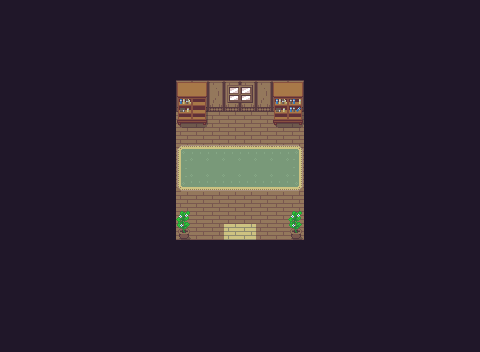

Tiled map render using the project's own tile images. Description and the whole map definition, tile-layer contents included, below:
An orthogonal 30x22 tile map with 16x16 px tiles, 2 tile layers (Base, Objects), 1 hidden layer not drawn, 2 tilesets and 8 objects.

<map version="1.5" tiledversion="1.5.0" orientation="orthogonal" renderorder="right-down" width="30" height="22" tilewidth="16" tileheight="16" infinite="0" nextlayerid="7" nextobjectid="49">
 <editorsettings>
  <export target="testShop.lua" format="lua" />
 </editorsettings>
 <tileset firstgid="1" name="overworld" tilewidth="16" tileheight="16" tilecount="1440" columns="40">
  <image source="_tilesets/overworld.png" width="640" height="576" />
 </tileset>
 <tileset firstgid="1441" name="inner" tilewidth="16" tileheight="16" tilecount="1000" columns="40">
  <image source="_tilesets/inner.png" width="640" height="400" />
 </tileset>
 <layer id="1" name="Base" width="30" height="22">
  <data encoding="csv">
1483,1483,1483,1483,1483,1483,1483,1483,1483,1483,1483,1483,1483,1483,1483,1483,1483,1483,1483,1483,1483,1483,1483,1483,1483,1483,1483,1483,1483,1483,
1483,1483,1483,1483,1483,1483,1483,1483,1483,1483,1483,1483,1483,1483,1483,1483,1483,1483,1483,1483,1483,1483,1483,1483,1483,1483,1483,1483,1483,1483,
1483,1483,1483,1483,1483,1483,1483,1483,1483,1483,1483,1483,1483,1483,1483,1483,1483,1483,1483,1483,1483,1483,1483,1483,1483,1483,1483,1483,1483,1483,
1483,1483,1483,1483,1483,1483,1483,1483,1483,1483,1483,1483,1483,1483,1483,1483,1483,1483,1483,1483,1483,1483,1483,1483,1483,1483,1483,1483,1483,1483,
1483,1483,1483,1483,1483,1483,1483,1483,1483,1483,1483,1483,1483,1483,1483,1483,1483,1483,1483,1483,1483,1483,1483,1483,1483,1483,1483,1483,1483,1483,
1483,1483,1483,1483,1483,1483,1483,1483,1483,1483,1483,1561,1561,1561,1561,1561,1561,1561,1561,1483,1483,1483,1483,1483,1483,1483,1483,1483,1483,1483,
1483,1483,1483,1483,1483,1483,1483,1483,1483,1483,1483,1641,1641,1641,1641,1641,1641,1641,1641,1483,1483,1483,1483,1483,1483,1483,1483,1483,1483,1483,
1483,1483,1483,1483,1483,1483,1483,1483,1483,1483,1483,1481,1481,1481,1481,1481,1481,1481,1481,1483,1483,1483,1483,1483,1483,1483,1483,1483,1483,1483,
1483,1483,1483,1483,1483,1483,1483,1483,1483,1483,1483,1481,1481,1481,1481,1481,1481,1481,1481,1483,1483,1483,1483,1483,1483,1483,1483,1483,1483,1483,
1483,1483,1483,1483,1483,1483,1483,1483,1483,1483,1483,1481,1481,1481,1481,1481,1481,1481,1481,1483,1483,1483,1483,1483,1483,1483,1483,1483,1483,1483,
1483,1483,1483,1483,1483,1483,1483,1483,1483,1483,1483,1481,1481,1481,1481,1481,1481,1481,1481,1483,1483,1483,1483,1483,1483,1483,1483,1483,1483,1483,
1483,1483,1483,1483,1483,1483,1483,1483,1483,1483,1483,1481,1481,1481,1481,1481,1481,1481,1481,1483,1483,1483,1483,1483,1483,1483,1483,1483,1483,1483,
1483,1483,1483,1483,1483,1483,1483,1483,1483,1483,1483,1481,1481,1481,1481,1481,1481,1481,1481,1483,1483,1483,1483,1483,1483,1483,1483,1483,1483,1483,
1483,1483,1483,1483,1483,1483,1483,1483,1483,1483,1483,1481,1481,1481,1481,1481,1481,1481,1481,1483,1483,1483,1483,1483,1483,1483,1483,1483,1483,1483,
1483,1483,1483,1483,1483,1483,1483,1483,1483,1483,1483,1481,1481,1481,1521,1521,1481,1481,1481,1483,1483,1483,1483,1483,1483,1483,1483,1483,1483,1483,
1483,1483,1483,1483,1483,1483,1483,1483,1483,1483,1483,1483,1483,1483,1483,1483,1483,1483,1483,1483,1483,1483,1483,1483,1483,1483,1483,1483,1483,1483,
1483,1483,1483,1483,1483,1483,1483,1483,1483,1483,1483,1483,1483,1483,1483,1483,1483,1483,1483,1483,1483,1483,1483,1483,1483,1483,1483,1483,1483,1483,
1483,1483,1483,1483,1483,1483,1483,1483,1483,1483,1483,1483,1483,1483,1483,1483,1483,1483,1483,1483,1483,1483,1483,1483,1483,1483,1483,1483,1483,1483,
1483,1483,1483,1483,1483,1483,1483,1483,1483,1483,1483,1483,1483,1483,1483,1483,1483,1483,1483,1483,1483,1483,1483,1483,1483,1483,1483,1483,1483,1483,
1483,1483,1483,1483,1483,1483,1483,1483,1483,1483,1483,1483,1483,1483,1483,1483,1483,1483,1483,1483,1483,1483,1483,1483,1483,1483,1483,1483,1483,1483,
1483,1483,1483,1483,1483,1483,1483,1483,1483,1483,1483,1483,1483,1483,1483,1483,1483,1483,1483,1483,1483,1483,1483,1483,1483,1483,1483,1483,1483,1483,
1483,1483,1483,1483,1483,1483,1483,1483,1483,1483,1483,1483,1483,1483,1483,1483,1483,1483,1483,1483,1483,1483,1483,1483,1483,1483,1483,1483,1483,1483
</data>
 </layer>
 <objectgroup id="3" name="Walls">
  <object id="41" x="160" y="64" width="16" height="192" />
  <object id="42" x="176" y="240" width="128" height="16" />
  <object id="43" x="304" y="64" width="16" height="192" />
  <object id="44" x="176" y="64" width="32" height="64" />
  <object id="45" x="272" y="64" width="32" height="64" />
  <object id="46" x="208" y="64" width="64" height="48" />
  <object id="47" x="176" y="208" width="16" height="32" />
  <object id="48" x="288" y="208" width="16" height="32" />
 </objectgroup>
 <objectgroup id="5" name="Loot" />
 <objectgroup id="6" name="Enemies" />
 <layer id="2" name="Objects" width="30" height="22">
  <data encoding="csv">
0,0,0,0,0,0,0,0,0,0,0,0,0,0,0,0,0,0,0,0,0,0,0,0,0,0,0,0,0,0,
0,0,0,0,0,0,0,0,0,0,0,0,0,0,0,0,0,0,0,0,0,0,0,0,0,0,0,0,0,0,
0,0,0,0,0,0,0,0,0,0,0,0,0,0,0,0,0,0,0,0,0,0,0,0,0,0,0,0,0,0,
0,0,0,0,0,0,0,0,0,0,0,0,0,0,0,0,0,0,0,0,0,0,0,0,0,0,0,0,0,0,
0,0,0,0,0,0,0,0,0,0,0,0,0,0,0,0,0,0,0,0,0,0,0,0,0,0,0,0,0,0,
0,0,0,0,0,0,0,0,0,0,0,1921,1923,0,1620,1621,0,1921,1923,0,0,0,0,0,0,0,0,0,0,0,
0,0,0,0,0,0,0,0,0,0,0,1924,1963,0,1660,1661,0,1924,1926,0,0,0,0,0,0,0,0,0,0,0,
0,0,0,0,0,0,0,0,0,0,0,2001,2003,0,0,0,0,2001,2003,0,0,0,0,0,0,0,0,0,0,0,
0,0,0,0,0,0,0,0,0,0,0,0,0,0,0,0,0,0,0,0,0,0,0,0,0,0,0,0,0,0,
0,0,0,0,0,0,0,0,0,0,0,1721,1722,1722,1722,1722,1722,1722,1723,0,0,0,0,0,0,0,0,0,0,0,
0,0,0,0,0,0,0,0,0,0,0,1761,1762,1762,1762,1762,1762,1762,1763,0,0,0,0,0,0,0,0,0,0,0,
0,0,0,0,0,0,0,0,0,0,0,1801,1802,1802,1802,1802,1802,1802,1803,0,0,0,0,0,0,0,0,0,0,0,
0,0,0,0,0,0,0,0,0,0,0,0,0,0,0,0,0,0,0,0,0,0,0,0,0,0,0,0,0,0,
0,0,0,0,0,0,0,0,0,0,0,1929,0,0,0,0,0,0,1929,0,0,0,0,0,0,0,0,0,0,0,
0,0,0,0,0,0,0,0,0,0,0,1969,0,0,0,0,0,0,1969,0,0,0,0,0,0,0,0,0,0,0,
0,0,0,0,0,0,0,0,0,0,0,0,0,0,0,0,0,0,0,0,0,0,0,0,0,0,0,0,0,0,
0,0,0,0,0,0,0,0,0,0,0,0,0,0,0,0,0,0,0,0,0,0,0,0,0,0,0,0,0,0,
0,0,0,0,0,0,0,0,0,0,0,0,0,0,0,0,0,0,0,0,0,0,0,0,0,0,0,0,0,0,
0,0,0,0,0,0,0,0,0,0,0,0,0,0,0,0,0,0,0,0,0,0,0,0,0,0,0,0,0,0,
0,0,0,0,0,0,0,0,0,0,0,0,0,0,0,0,0,0,0,0,0,0,0,0,0,0,0,0,0,0,
0,0,0,0,0,0,0,0,0,0,0,0,0,0,0,0,0,0,0,0,0,0,0,0,0,0,0,0,0,0,
0,0,0,0,0,0,0,0,0,0,0,0,0,0,0,0,0,0,0,0,0,0,0,0,0,0,0,0,0,0
</data>
 </layer>
 <layer id="4" name="Test" width="30" height="22" visible="0">
  <data encoding="csv">
1,1,1,1,1,1,1,1,1,1,1,1,1,1,1,1,1,1,1,1,1,1,1,1,1,1,1,1,1,1,
1,1,1,1,1,1,1,1,1,1,1,1,1,1,1,1,1,1,1,1,1,1,1,1,1,1,1,1,1,1,
1,1,1,1,1,1,1,1,1,1,1,1,1,1,1,1,1,1,1,1,1,1,1,1,1,1,1,1,1,1,
1,1,1,1,1,1,1,1,1,1,1,1,1,1,1,1,1,1,1,1,1,1,1,1,1,1,1,1,1,1,
1,1,1,1,1,1,1,1,1,1,1,1,1,1,1,1,1,1,1,1,1,1,1,1,1,1,1,1,1,1,
1,1,1,1,1,1,1,1,1,1,1,1,1,1,1,1,1,1,1,1,1,1,1,1,1,1,1,1,1,1,
1,1,1,1,1,1,1,1,1,1,1,1,1,1,1,1,1,1,1,1,1,1,1,1,1,1,1,1,1,1,
1,1,1,1,1,1,1,1,1,1,1,1,1,1,1,1,1,1,1,1,1,1,1,1,1,1,1,1,1,1,
1,1,1,1,1,1,1,1,1,1,1,1,1,1,1,1,1,1,1,1,1,1,1,1,1,1,1,1,1,1,
1,1,1,1,1,1,1,1,1,1,1,1,1,1,1,1,1,1,1,1,1,1,1,1,1,1,1,1,1,1,
1,1,1,1,1,1,1,1,1,1,1,1,1,1,1,1,1,1,1,1,1,1,1,1,1,1,1,1,1,1,
1,1,1,1,1,1,1,1,1,1,1,1,1,1,1,1,1,1,1,1,1,1,1,1,1,1,1,1,1,1,
1,1,1,1,1,1,1,1,1,1,1,1,1,1,1,1,1,1,1,1,1,1,1,1,1,1,1,1,1,1,
1,1,1,1,1,1,1,1,1,1,1,1,1,1,1,1,1,1,1,1,1,1,1,1,1,1,1,1,1,1,
1,1,1,1,1,1,1,1,1,1,1,1,1,1,1,1,1,1,1,1,1,1,1,1,1,1,1,1,1,1,
1,1,1,1,1,1,1,1,1,1,1,1,1,1,1,1,1,1,1,1,1,1,1,1,1,1,1,1,1,1,
1,1,1,1,1,1,1,1,1,1,1,1,1,1,1,1,1,1,1,1,1,1,1,1,1,1,1,1,1,1,
1,1,1,1,1,1,1,1,1,1,1,1,1,1,1,1,1,1,1,1,1,1,1,1,1,1,1,1,1,1,
1,1,1,1,1,1,1,1,1,1,1,1,1,1,1,1,1,1,1,1,1,1,1,1,1,1,1,1,1,1,
1,1,1,1,1,1,1,1,1,1,1,1,1,1,1,1,1,1,1,1,1,1,1,1,1,1,1,1,1,1,
1,1,1,1,1,1,1,1,1,1,1,1,1,1,1,1,1,1,1,1,1,1,1,1,1,1,1,1,1,1,
1,1,1,1,1,1,1,1,1,1,1,1,1,1,1,1,1,1,1,1,1,1,1,1,1,1,1,1,1,1
</data>
 </layer>
</map>